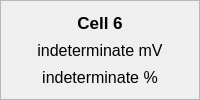
                 <widget class="QFrame" name="cell6_frame">
                  <property name="frameShape">
                   <enum>QFrame::StyledPanel</enum>
                  </property>
                  <property name="frameShadow">
                   <enum>QFrame::Raised</enum>
                  </property>
                  <layout class="QVBoxLayout" name="verticalLayout_8">
                   <item>
                    <widget class="QLabel" name="cell6_title">
                     <property name="font">
                      <font>
                       <pointsize>13</pointsize>
                       <weight>75</weight>
                       <bold>true</bold>
                      </font>
                     </property>
                     <property name="text">
                      <string>Cell 6</string>
                     </property>
                     <property name="alignment">
                      <set>Qt::AlignCenter</set>
                     </property>
                    </widget>
                   </item>
                   <item>
                    <widget class="QLabel" name="cell6_voltage">
                     <property name="font">
                      <font>
                       <pointsize>12</pointsize>
                      </font>
                     </property>
                     <property name="text">
                      <string>indeterminate mV</string>
                     </property>
                     <property name="alignment">
                      <set>Qt::AlignCenter</set>
                     </property>
                    </widget>
                   </item>
                   <item>
                    <widget class="QLabel" name="cell6_soc">
                     <property name="font">
                      <font>
                       <pointsize>12</pointsize>
                      </font>
                     </property>
                     <property name="text">
                      <string>indeterminate %</string>
                     </property>
                     <property name="alignment">
                      <set>Qt::AlignCenter</set>
                     </property>
                    </widget>
                   </item>
                  </layout>
                 </widget>
